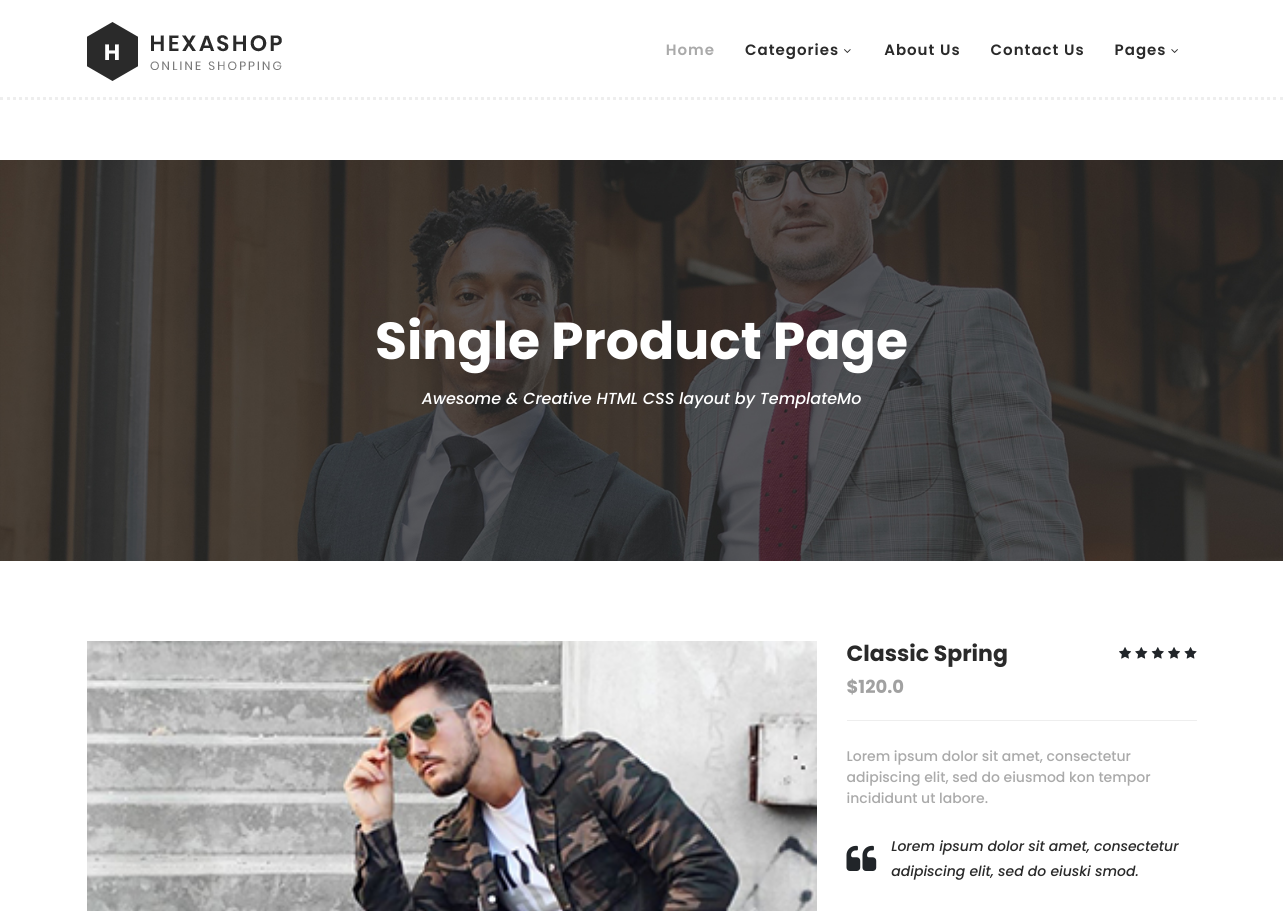
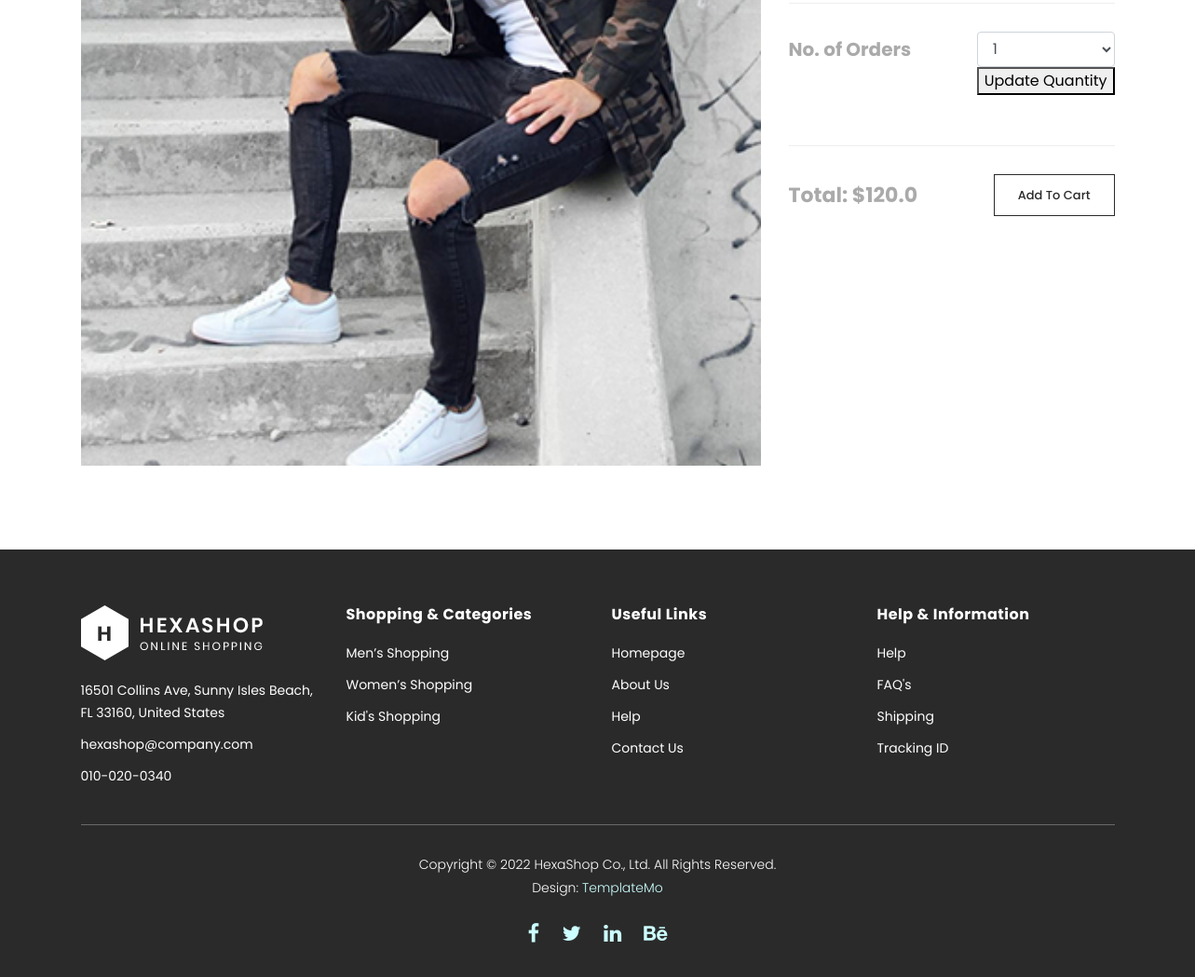
/Cart/31/, run on the app's committed database (2 pictures, top to bottom).
### Buy/models.py (models this page shows, shortened)
class Product(models.Model):
    cat=models.ForeignKey(Category,on_delete=models.CASCADE)
    name=models.CharField(max_length=500)
    price=models.FloatField(null=True,blank=True)
    image=models.ImageField(upload_to="static/assets/img")
    desc=models.CharField(max_length=500)
    quantity = models.PositiveIntegerField(verbose_name='quantity')
    permission=models.BooleanField(default=False,null=None,blank=None)

### Buy/views.py (the view)
# urls.py: path('Cart/<int:pk>/', views.cart,name='cart'),
def cart(request,pk):
    user=request.user
    get_Product = Product.objects.filter(id=pk).annotate(
        is_added_to_Cart = Count("cart")
        )
    print(get_Product.values("is_added_to_Cart"))
    show={'get_Product':get_Product}
    return render(request,"productdetail.html",show)

### templates/productdetail.html (shortened to what this page needs)
{% extends 'nav.html' %}
{% block body %}
    <div class="page-heading" id="top">
        <div class="container">
            <div class="row">
                <div class="col-lg-12">
                    <div class="inner-content">
                        <h2>Single Product Page</h2>
                        <span>Awesome &amp; Creative HTML CSS layout by TemplateMo</span>
                    </div>
                </div>
            </div>
        </div>
    </div>
    <section class="section" id="product">
        <div class="container">
            {% for i in get_Product %}
            <div class="row">
                <div class="col-lg-8">
                <div class="left-images">
                    <img src="{{i.image.url}}" alt="">
                </div>
            </div>
            <div class="col-lg-4">
                <div class="right-content">
                    <h4>{{i.name}}</h4>
                    <span class="price"><b>${{i.price}}</b></span>
                    <ul class="stars">
                        <li><i class="fa fa-star"></i></li>
                        <li><i class="fa fa-star"></i></li>
                        <li><i class="fa fa-star"></i></li>
                        <li><i class="fa fa-star"></i></li>
                        <li><i class="fa fa-star"></i></li>
                    </ul>
                    <span>Lorem ipsum dolor sit amet, consectetur adipiscing elit, sed do eiusmod kon tempor incididunt ut labore.</span>
                    <div class="quote">
                        <i class="fa fa-quote-left"></i><p>Lorem ipsum dolor sit amet, consectetur adipiscing elit, sed do eiuski smod.</p>
                    </div>
                    <div class="quantity-content ">
                        <div class="left-content">
                            <h6>No. of Orders</h6>
                        </div>
                        <div class="right-content">
                            <div class="quantity buttons_added">
                                <form action="" method="POST">
                                    <select class="form-control" name="qty" id="qty"  >
                                        <option value="1">1</option>
                                    </select>
                                        <button type="submit">Update Quantity</button>
                                </form>
                                <br>
                            </div>
                       </div>
                    </div>
                    {% if i.is_added_to_Cart > 0 %}
                    <div class="total">
                        <h4>already added to Cart</h4>
                    </div>
                    {% elif i.is_added_to_Cart == 0 %}
                    <div class="total">
                    <h4>Total: ${{i.price}}</h4>
                    <div class="main-border-button"><a href="http://127.0.0.1:8000/add_to_cart/{{i.id}}/">Add To Cart</a></div>
                </div>
                    {% endif %}
                </div>
            </div>
            {% endfor %}
        </div>
    </section>
{% endblock %}

### static/assets/css/templatemo-hexashop.css (style rules this page uses)
html, body, div, span, applet, object, iframe, h1, h2, h3, h4, h5, h6, p, blockquote, div pre, a, abbr, acronym, address, big, cite, code, del, dfn, em, font, img, ins, kbd, q, s, samp, small, strike, strong, sub, sup, tt, var, b, u, i, center, dl, dt, dd, ol, ul, li, figure, header, nav, section, article, aside, footer, figcaption { margin: 0; padding: 0; border: 0; outline: 0; }
ul, li { padding: 0; margin: 0; list-style: none; }
header, nav, section, article, aside, footer, hgroup { display: block; }
* { box-sizing: border-box; }
html, body { font-family: 'Poppins', sans-serif; font-weight: 400; background-color: #fff; font-size: 16px; -ms-text-size-adjust: 100%; -webkit-font-smoothing: antialiased; -moz-osx-font-smoothing: grayscale; }
a { text-decoration: none !important; }
h1, h2, h3, h4, h5, h6 { margin-top: 0px; margin-bottom: 0px; }
ul { margin-bottom: 0px; }
p { font-size: 14px; line-height: 25px; color: #2a2a2a; }
html, body { background: #fff; font-family: 'Poppins', sans-serif; }
.main-border-button a { font-size: 13px; color: #fff; border: 1px solid #fff; padding: 12px 25px; display: inline-block; font-weight: 500; transition: all .3s; }
.page-heading { margin-top: 160px; margin-bottom: 30px; background-image: url(../images/products-page-heading.jpg); background-position: center center; background-size: cover; background-repeat: no-repeat; }
.page-heading .inner-content { padding: 150px 0px; text-align: center; }
.page-heading .inner-content h2 { font-size: 52px; color: #fff; font-weight: 700; margin-bottom: 15px; }
.page-heading .inner-content span { font-size: 16px; font-weight: 500; color: #fff; font-style: italic; }
#product { margin-top: 80px; }
#product .left-images img { width: 100%; overflow: hidden; margin-bottom: 30px; }
#product .right-content { position: relative; z-index: 3; background-color: #fff; }
#product .right-content h4 { font-size: 22px; color: #2a2a2a; font-weight: 700; margin-bottom: 0px; }
#product .right-content span.price { font-size: 18px; color: #a1a1a1; font-weight: 500; display: block; margin-top: 5px; border-bottom: 1px solid #eee; padding-bottom: 20px; }
#product .right-content ul.stars { position: absolute; right: 0; top: 0; }
#product .right-content ul.stars li { display: inline; font-size: 13px; }
#product .right-content span { font-size: 14px; color: #aaaaaa; font-weight: 500; display: block; margin-top: 25px; }
#product .right-content .quote { margin-top: 25px; }
#product .right-content .quote i { float: left; font-size: 32px; margin-right: 15px; margin-top: 10px; }
#product .right-content .quote p { font-style: italic; color: #2a2a2a; font-weight: 500; }
#product .right-content p { font-size: 14px; color: #aaaaaa; font-weight: 500; display: block; margin-top: 25px; }
.quantity-content { margin-top: 30px; padding-top: 30px; border-top: 1px solid #eee; border-bottom: 1px solid #eee; width: 100%; padding-bottom: 30px; margin-bottom: 30px; }
.quantity-content .left-content { float: left; margin-right: 30px; }
.quantity-content .right-content { text-align: right; }
.quantity-content .left-content h6 { padding-top: 7px; font-size: 20px; font-weight: 700; color: #aaa; position: relative; z-index: 11; }
.total h4 { float: left; font-size: 20px; margin-top: 10px; color: #aaa!important; }
.total .main-border-button { text-align: right; }
.total .main-border-button a { border-color: #2a2a2a; color: #2a2a2a; }
.quantity { display: inline-block; }
.quantity.buttons_added { text-align: left; position: relative; white-space: nowrap; vertical-align: top; }

### data on the page
Product: image (picture), name "Classic Spring", price "120.0"
